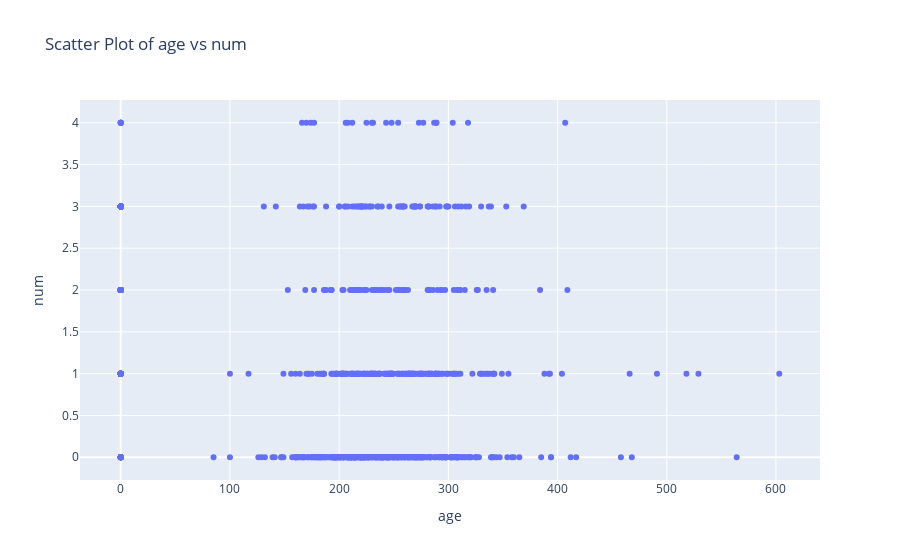

This figure's notebook cell:
### Code cell
import plotly.graph_objects as go

fig = go.Figure()
fig.add_trace(go.Scatter(x=df['chol'], y=df['num'], mode='markers'))
fig.update_layout(title='Scatter Plot of age vs num', xaxis_title='age', yaxis_title='num')
fig.show()

### Figure 1 — Plotly figure (JSON) as saved in the notebook; plotly's stock layout.template omitted (floating-point values rounded to 4 significant figures; data arrays with more than 128 entries replaced by an {"elided": "..."} marker saying what was removed)
{"data": [{"mode": "markers", "type": "scatter", "x": {"elided": "920 float values"}, "y": {"elided": "920 int values"}}], "layout": {"title": {"text": "Scatter Plot of age vs num"}, "xaxis": {"title": {"text": "age"}}, "yaxis": {"title": {"text": "num"}}}}
